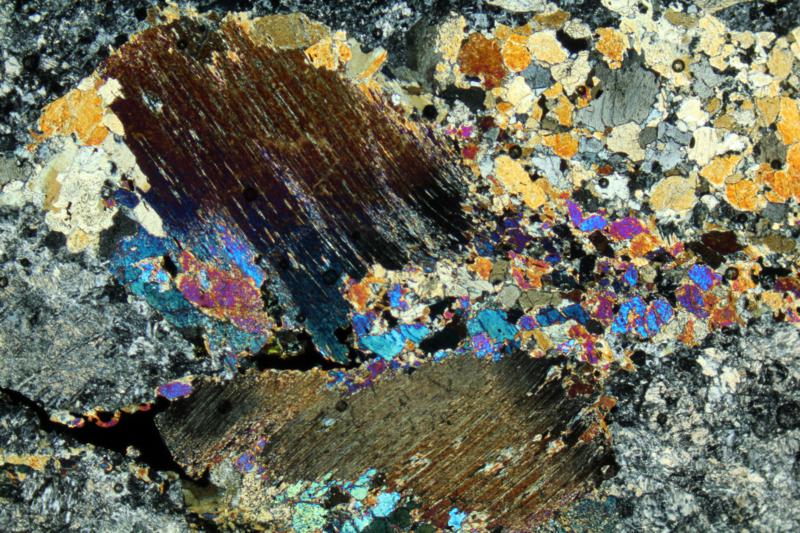
#> input picture data/gabbro.jpg, 800 x 533 px
$ python 18_img2classes.py
#> lines starting #> are read from the running program, lines starting #| are printed output that depends on the picture
import numpy as np
from PIL import Image
import matplotlib.pyplot as plt
from sklearn.cluster import KMeans

# Load image and convert to NumPy array
img = Image.open('data/gabbro.jpg')
#> img is the input picture: PIL image 800x533 RGB; mean R, G, B 106.5, 107, 91.2
img_np = np.array(img)

# Reshape the image to a 2D array of pixels for clustering
pixels = img_np.reshape(-1, 3)  # Shape: (H*W, 3)

# Apply K-means clustering with scikit-learn to classify pixels into 3 clusters
k = 3  # Number of clusters
kmeans = KMeans(n_clusters=k, random_state=42)
kmeans.fit(pixels)

# Assign each pixel to a cluster (1, 2, or 3)
class_labels = kmeans.labels_ + 1  # Shift labels to 1-based indexing (1, 2, 3)
labeled_image = class_labels.reshape(img_np.shape[0], img_np.shape[1])

# Define colors corresponding to each class
class_colors = {
    1: [255, 0, 0],   # Red
    2: [0, 255, 0],   # Green
    3: [0, 0, 255]    # Blue
}

# Create an RGB image based on class labels
colored_image = np.zeros((*labeled_image.shape, 3), dtype=np.uint8)
for label, color in class_colors.items():
    colored_image[labeled_image == label] = color

# Display the single-channel labeled image
plt.figure(figsize=(10, 5))
plt.subplot(1, 2, 1)
plt.title("Single-Channel Class Labels")
plt.imshow(labeled_image, cmap='viridis', vmin=1, vmax=3)
plt.axis('off')
plt.colorbar(ticks=[1, 2, 3], label="Class Label (1=Red, 2=Green, 3=Blue)")

# Display the color-mapped image
plt.subplot(1, 2, 2)
plt.title("Color-Mapped Image")
plt.imshow(colored_image)
plt.axis('off')
plt.show()
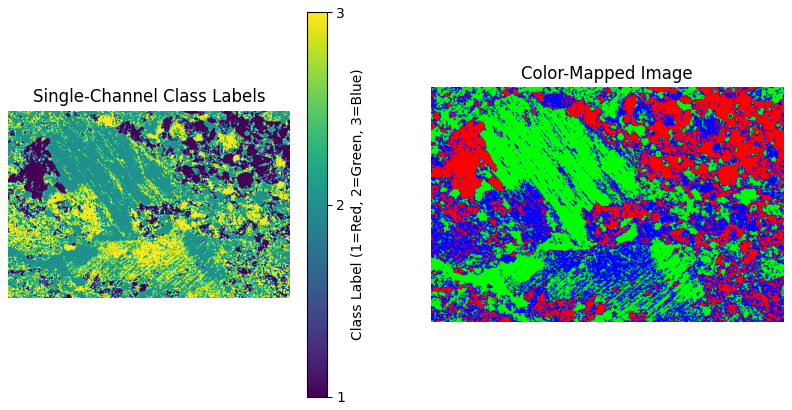
#> figure drawn by matplotlib, 3 panels
